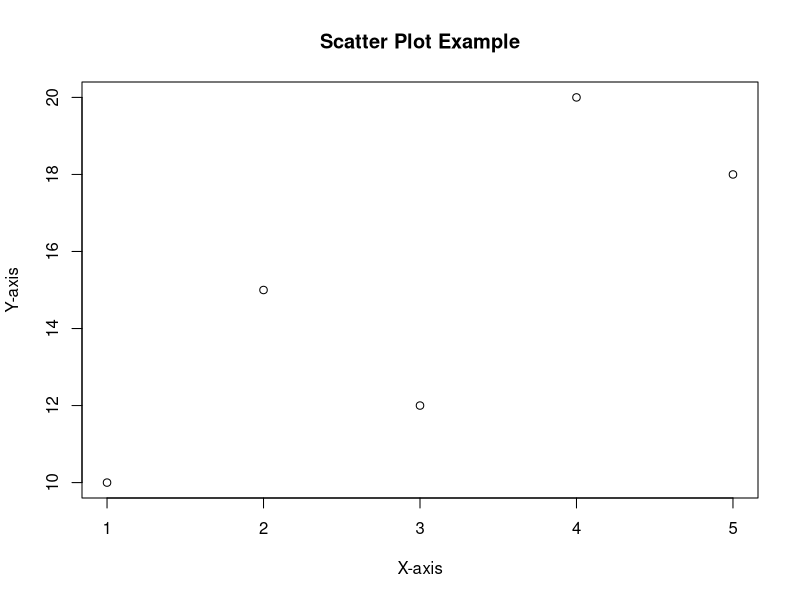

This chart was generated by the following R code:
x <- c(1, 2, 3, 4, 5)

y <- c(10, 15, 12, 20, 18)

# Create a scatter plot

plot(x, y, main="Scatter Plot Example", xlab="X-axis", ylab="Y-axis")